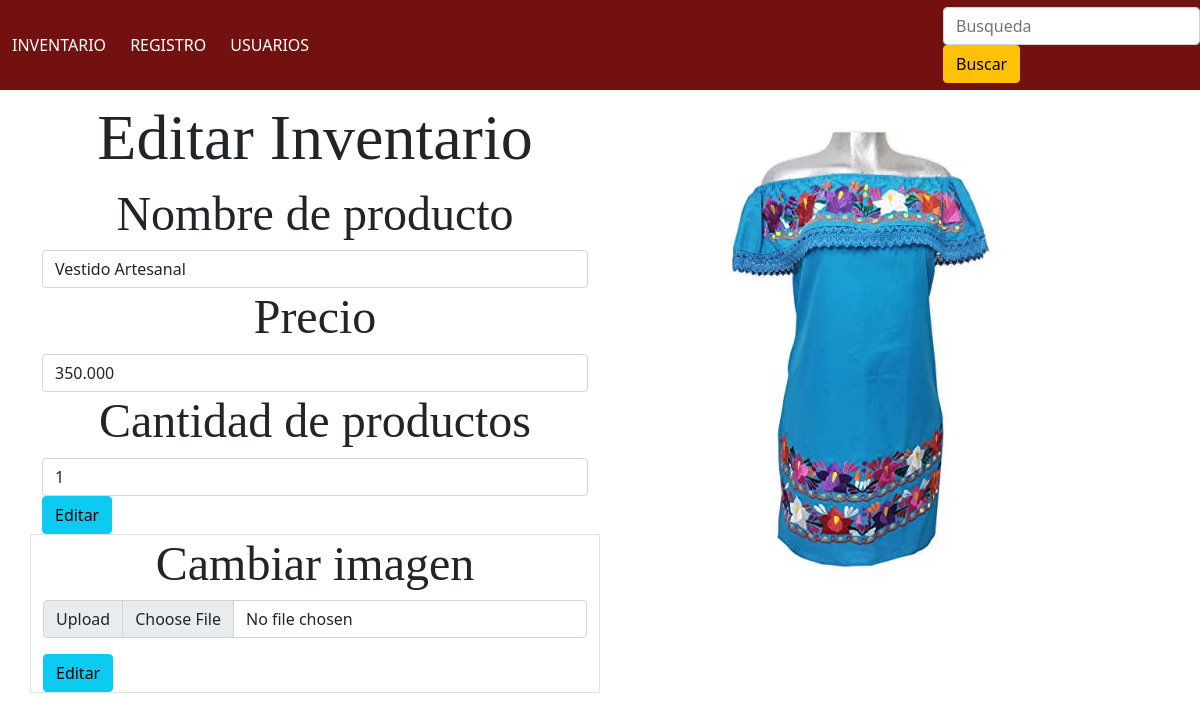
/inventario/editar.php?id=1, run on the app's committed database.
### tables this page shows
CREATE TABLE `inventario` (
  `pk_inventario` int(11) NOT NULL,
  `cantidad` int(11) DEFAULT 0,
  `nombre_producto` varchar(25) DEFAULT NULL,
  `precio` decimal(6,3) DEFAULT NULL,
  `fk_usuario` int(11) DEFAULT NULL,
  `img_producto` varchar(200) DEFAULT NULL,
  `categorias_id` int(11) NOT NULL
);

### inventario/editar.php (the view, shortened to what this page needs)
<?php
include '../db/conexion.php';
$id = $con->real_escape_string(htmlentities($_GET['id']));
$sel = $con->query("SELECT * FROM inventario WHERE pk_inventario = '$id' ");
if ($f = $sel->fetch_assoc()) {
}
?>
<!DOCTYPE html>
<html lang="en">
<head>
    <link rel="stylesheet" href="../css/main.css">
    <link href="https://cdn.jsdelivr.net/npm/bootstrap@5.0.2/dist/css/bootstrap.min.css" rel="stylesheet"
>
</head>
<body>
<header class="header">
            <ul class="nav">
                    <li><a href="../admin/index.php">INVENTARIO</a></li>
                <li><a href="http://localhost/ProyectoPagWeb/Inventario/index.php">REGISTRO</a></li>
                <li><a href="http://localhost/ProyectoPagWeb/usuarios/index.php">USUARIOS</a></li>
            </ul>
         <br>
        <form class="form-inline my-2 my-lg-0">
          <input class="form-control" type="search" placeholder="Busqueda" aria-label="Search">
          <button class="btn btn-warning" type="submit">Buscar</button>
        </form>
        </header>
   <main class="container" style="padding-top:10px;" >
        <div class="row row-cols-2">
            <div class="col-md-6 ">
                <h1 class="display-3 text-center">Editar Inventario</h1>
                <form action="actualizar.php" method="POST" enctype="multipart/form-data"  autocomplete="off"  >
                    <h1 class="display-5 text-center">Nombre de producto</h3>
                    <div class="form-group" >
                        <input type="text" name="producto" placeholder="Producto" class="form-control" value="<?php echo $f['nombre_producto'] ?>" >
                    </div>
                    <h1 class="display-5 text-center">Precio</h3>
                    <div class="form-group" >
                        <input type="number" name="precio" placeholder="Precio" step="0.01" class="form-control" value="<?php echo $f['precio'] ?>" >
                    </div>
                    <h1 class="display-5 text-center">Cantidad de productos</h3>
                    <div class="form-group" >
                        <input type="numer" name="cantidad" placeholder="Cantidad" class="form-control" value="<?php echo $f['cantidad'] ?>" >
                 </div>
                    <div class="form-group" >
                        <input type="submit" value="Editar"  class="btn btn-info" >
                    </div>
                </form>
                <div class="row">
                    <div class="col border">
                        <h1 class="display-5 text-center">Cambiar imagen</h3>
                        <form action="cambiarImagen.php" method="POST" enctype="multipart/form-data"  autocomplete="off"  >
                            <div class="input-group mb-3">
                                <label class="input-group-text">Upload</label>
                                <input type="file" class="form-control"  name="foto">
                            </div>
                            <div class="form-group" >
                                <input type="submit" value="Editar"  class="btn btn-info" >
                            </div>
                        </form>
                    </div>
                </div>
            </div>
            <div class="col-md-6">
                <img src="<?php echo $f['img_producto'] ?>" class="img-fluid">
            </div>
        </div>
    </main>

### css/main.css (style rules this page uses)
* { margin: 0; padding: 0; box-sizing: border-box; }
body { background-color: white; }
.header { width: 100%; height: 90px; background-color: #731111; display: flex; justify-content: space-between; align-items: center; margin: auto; }
ul, ol { list-style:none; }
.nav > li { float:left; }
.nav li a { background-color: #731111; color:white; text-decoration:none; padding:10px 12px; display:block; }
button { background-color: #731111; }
h1 { font-family: 'Satisfy', cursive; text-align: center; }

### data on the page
inventario: producto "Vestido Artesanal", precio "350.000", cantidad "1", img_producto (picture)
